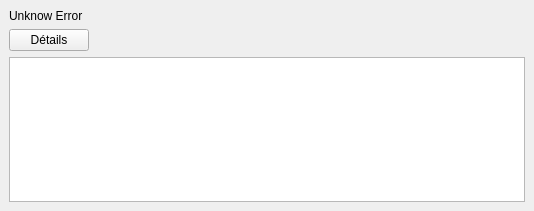
<?xml version="1.0" encoding="UTF-8"?>
<ui version="4.0">
 <class>ErrorViewer</class>
 <widget class="QMainWindow" name="ErrorViewer">
  <property name="geometry">
   <rect>
    <x>0</x>
    <y>0</y>
    <width>534</width>
    <height>211</height>
   </rect>
  </property>
  <property name="windowTitle">
   <string>Erreur</string>
  </property>
  <widget class="QWidget" name="centralwidget">
   <layout class="QGridLayout" name="gridLayout">
    <item row="0" column="0" colspan="2">
     <widget class="QLabel" name="label_error">
      <property name="text">
       <string>Unknow Error</string>
      </property>
      <property name="textInteractionFlags">
       <set>Qt::NoTextInteraction</set>
      </property>
     </widget>
    </item>
    <item row="1" column="1">
     <spacer name="horizontalSpacer">
      <property name="orientation">
       <enum>Qt::Horizontal</enum>
      </property>
      <property name="sizeHint" stdset="0">
       <size>
        <width>40</width>
        <height>20</height>
       </size>
      </property>
     </spacer>
    </item>
    <item row="1" column="0">
     <widget class="QPushButton" name="pushButton_details">
      <property name="text">
       <string>Détails</string>
      </property>
     </widget>
    </item>
    <item row="2" column="0" colspan="2">
     <widget class="QTextEdit" name="textEdit_details">
      <property name="minimumSize">
       <size>
        <width>0</width>
        <height>15</height>
       </size>
      </property>
      <property name="sizeAdjustPolicy">
       <enum>QAbstractScrollArea::AdjustToContents</enum>
      </property>
      <property name="undoRedoEnabled">
       <bool>false</bool>
      </property>
      <property name="lineWrapMode">
       <enum>QTextEdit::NoWrap</enum>
      </property>
      <property name="readOnly">
       <bool>true</bool>
      </property>
     </widget>
    </item>
   </layout>
  </widget>
 </widget>
 <resources/>
 <connections/>
</ui>
